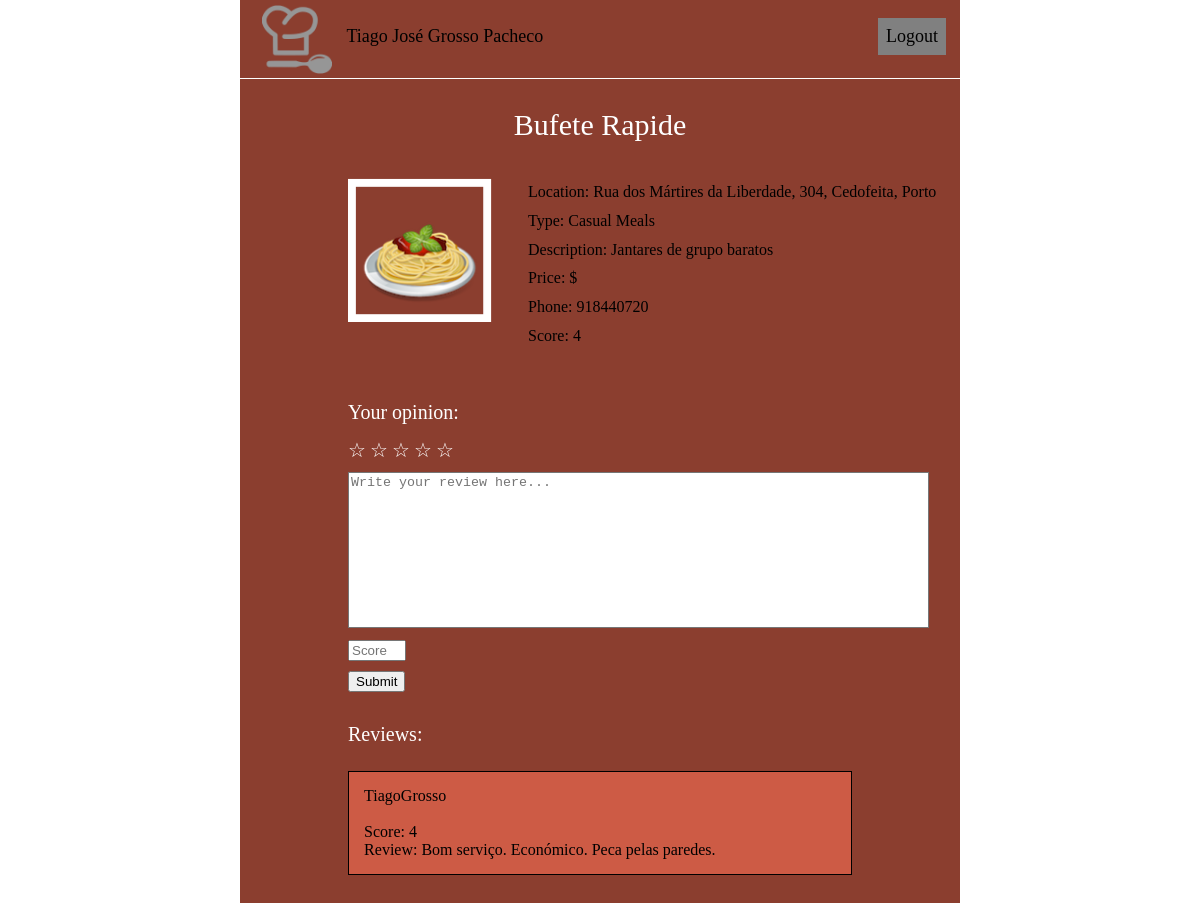
Screenshot of /page/restaurant_login.php?name=Bufete Rapide (signed in) with the database file from the repository.
### tables this page shows
CREATE TABLE restaurant (
	id INTEGER PRIMARY KEY AUTOINCREMENT,
	name TEXT,
	location TEXT,
  	type TEXT,
  	description TEXT,
	phone TEXT,
	price TEXT
);

CREATE TABLE review (
	id INTEGER PRIMARY KEY AUTOINCREMENT,
	id_restaurant INTEGER REFERENCES restaurant(id),
	username TEXT REFERENCES client(username),
	text TEXT,
	value INTEGER
);

### Database/databaseInteraction.php (called while the page is built, shortened)
<?php
include_once('../database/connection.php');
function getRestaurantReviews($id_restaurant){
    global $db;
    $stmt = $db->prepare("SELECT * FROM review WHERE id_restaurant = ?");
    $stmt->execute(array($id_restaurant));
    $result = $stmt->fetchAll();
    return $result;
}
function getRestaurantByName($name){
  global $db;
  $stmt = $db->prepare("SELECT * FROM restaurant WHERE name = ?");
  $stmt->execute(array($name));
  return $stmt->fetch();
}
?>

### page/restaurant_login.php (the view, shortened to what this page needs)
<?php
include_once('../database/databaseInteraction.php');
function calculateScore($restaurant_id) {
	$reviews = getRestaurantReviews($restaurant_id);
	$count = 0;
	$score = 0;
	for($i = 0; $i < sizeof($reviews); $i++){
		$score += $reviews[$i]['value'];
		$count += 1;
	}
	$media = $score/$count;
	return $media;
}
function showPrice($price) {
	if($price = "low")
		$media = "$";
	else if ($price = "medium")
		$media = "$$";
	else
		$media = "$$$";
	return $media;
}
$restaurant_name=$_GET['name'];
$restauranttmpname = getRestaurantByName($restaurant_name);
if($restauranttmpname != NULL)
{
	$restaurant_id = $restauranttmpname['id'];
	$restaurant_name = $restauranttmpname['name'];
	$restaurant_location = $restauranttmpname['location'];
	$restaurant_type = $restauranttmpname['type'];
	$restaurant_description = $restauranttmpname['description'];
	$restaurant_phone = $restauranttmpname['phone'];
	$restaurant_price = $restauranttmpname['price'];
	$restaurant_score = calculateScore($restaurant_id);
	$restaurant_reviews = getRestaurantReviews($restaurant_id);
}
else{
	header('Location: login.php');
}
?>
<!DOCTYPE html>
<html>
	<head>
		<link rel="stylesheet" href="../css/restaurant_login.css">
	</head>
	<body>
		<header>
			<nav id="menu">
				<ul>
					<a href="login.php"><img id="logo1" src="../images/logo_white.png" height="70px" width="70px"></a>
						<li><a id="login" href="profile.php"><?php echo $_SESSION['name']?></a></li>
					<li style="float:right; background-color:gray;"><a href="signout.php">Logout</a></li>
				</ul>
			</nav><br>
		</header>
		<div id="name"><?php echo $restaurant_name ?></div><br><br>
		<div id="restaurant">
			<div>
				<img src="../images/restaurant.png" id="image">
			</div>
			<div id="bi">
				<li><div id="location"><?php echo 'Location: '.$restaurant_location ?></div></li>
				<li><div id="type"><?php echo 'Type: '.$restaurant_type ?></div></li>
				<li><div id="description"><?php echo 'Description: '.$restaurant_description ?></div></li>
				<li><div id="price"><?php echo 'Price: '.showPrice($restaurant_price) ?></div></li>
				<li><div id="phone"><?php echo 'Phone: '.$restaurant_phone ?></div></li>
				<li><div id="points"><?php echo 'Score: '.$restaurant_score ?></div></li>
			</div>
		</div>
		<h1>Your opinion:</h1>
		<form id="review" method="post" action="makereview.php?id=<?php echo $restaurant_id?>" onsubmit="return validateForm();">
			<div class="rating">
				<span>☆</span><span>☆</span><span>☆</span><span>☆</span><span>☆</span>
			</div>
			<p>
				<textarea name="textarea" cols="70" rows="10" placeholder="Write your review here..."></textarea>
			</p>
			<p>
			<input id="newscore" type="number" min="1" max="5" style="width:10%;" name="newscore" placeholder="Score" required/>
			</p>
			<button type="submit">Submit</button>
		</form>
		<br><h1>Reviews:</h1>
		<div id="reviews">
		<?php
			for($i = 0; $i < sizeof($restaurant_reviews); $i++){
		?>
			<div id="oneReview">
				<div id="review_username"><?php echo $restaurant_reviews[$i]['username']?></div><br>
				<div id="review_value"><?php echo 'Score: '.$restaurant_reviews[$i]['value'] ?></div>
				<div id="review_text"><?php echo 'Review: '.$restaurant_reviews[$i]['text'] ?></div>
			</div>
		<?php
			}
		?>
		</div>
	</body>
</html>

### css/restaurant_login.css (style rules this page uses)
html, body { height: auto; width: 60%; font-family: raleway; background-repeat: no-repeat; background-attachment: fixed; background-position: center; padding: 0; }
html { background-image: url("../images/background.png"); display: table; margin: auto; }
body { width:100%; height:100%; background-color: #8B3E2F; display: table-cell; text-align: center; }
header { top: -10px; position: fixed; width: 60%; background-color: #8B3E2F; border-bottom: 1px solid white; }
#menu { margin-left: 3%; margin-top: 2%; }
#menu ul { display: inline; list-style-type: none; padding: 0; overflow: hidden; background-color: #8B3E2F; border-bottom: 1px solid white; }
#menu li { margin-right: 2%; margin-top: 2%; }
li a#login { float:left; margin-top: 2%; margin-left: 1%; }
#menu a { float: left; }
#menu li a { display: block; padding: 8px; color: black; text-decoration: none; font-size: 18px; }
#bi li { margin-left: 25%; text-align: left; list-style-type: none; line-height: 180%; }
#image { width: 20%; margin-left:15%; margin-right: 5%; float:left; }
#restaurant { width:100%; margin-bottom: 7%; }
#review { text-align: left; margin-left: 15%; margin-right: 15%; font-size: 10px; color: white; }
#name { font-size: 30px; margin-top: 15%; color: white; }
h1 { font-size: 20px; font-weight: 300; text-align: left; margin-left: 15%; color: white; }
.rating { font-size: 20px; }
textarea { background-color: white; color: black; resize: none; }
#reviews { text-align: left; margin-left: 15%; margin-right: 15%; margin-bottom: 10%; }
#oneReview { margin-top: 5%; background-color: #CD5B45; padding: 3%; border: 1px solid black; }
.rating { unicode-bidi: bidi-override; direction: rtl; }
.rating > span { display: inline-block; position: relative; width: 1.1em; }

### rows the page displays
restaurant: name "Bufete Rapide", location "Rua dos Mártires da Liberdade, 304, Cedofeita, Porto", type "Casual Meals", description "Jantares de grupo baratos", price "$", phone "918440720"
review: username "TiagoGrosso", value "4", text "Bom serviço. Económico. Peca pelas paredes."

### other values shown
$_SESSION['name'] "Tiago José Grosso Pacheco"
$restaurant_score "4"
